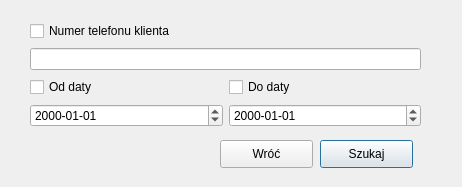
<?xml version="1.0" encoding="UTF-8"?>
<ui version="4.0">
 <class>szukajKlienta</class>
 <widget class="QDialog" name="szukajKlienta">
  <property name="geometry">
   <rect>
    <x>0</x>
    <y>0</y>
    <width>462</width>
    <height>187</height>
   </rect>
  </property>
  <property name="windowTitle">
   <string>Dialog</string>
  </property>
  <widget class="QPushButton" name="szukajButton">
   <property name="geometry">
    <rect>
     <x>320</x>
     <y>140</y>
     <width>93</width>
     <height>28</height>
    </rect>
   </property>
   <property name="text">
    <string>Szukaj</string>
   </property>
  </widget>
  <widget class="QPushButton" name="wrocButton">
   <property name="geometry">
    <rect>
     <x>220</x>
     <y>140</y>
     <width>93</width>
     <height>28</height>
    </rect>
   </property>
   <property name="text">
    <string>Wróć</string>
   </property>
  </widget>
  <widget class="QWidget" name="gridLayoutWidget">
   <property name="geometry">
    <rect>
     <x>30</x>
     <y>20</y>
     <width>391</width>
     <height>111</height>
    </rect>
   </property>
   <layout class="QGridLayout" name="gridLayout">
    <item row="2" column="0" colspan="2">
     <widget class="QLineEdit" name="NumerLineEdit"/>
    </item>
    <item row="4" column="0">
     <widget class="QCheckBox" name="odCheckBox">
      <property name="text">
       <string>Od daty</string>
      </property>
     </widget>
    </item>
    <item row="4" column="1">
     <widget class="QCheckBox" name="DocheckBox">
      <property name="text">
       <string>Do daty</string>
      </property>
     </widget>
    </item>
    <item row="5" column="1">
     <widget class="QDateEdit" name="doDateEdit">
      <property name="displayFormat">
       <string>yyyy-MM-dd</string>
      </property>
     </widget>
    </item>
    <item row="5" column="0">
     <widget class="QDateEdit" name="odDateEdit">
      <property name="displayFormat">
       <string>yyyy-MM-dd</string>
      </property>
     </widget>
    </item>
    <item row="1" column="0" colspan="2">
     <widget class="QCheckBox" name="numerCheckBox">
      <property name="text">
       <string>Numer telefonu klienta</string>
      </property>
     </widget>
    </item>
   </layout>
  </widget>
 </widget>
 <resources/>
 <connections/>
</ui>
